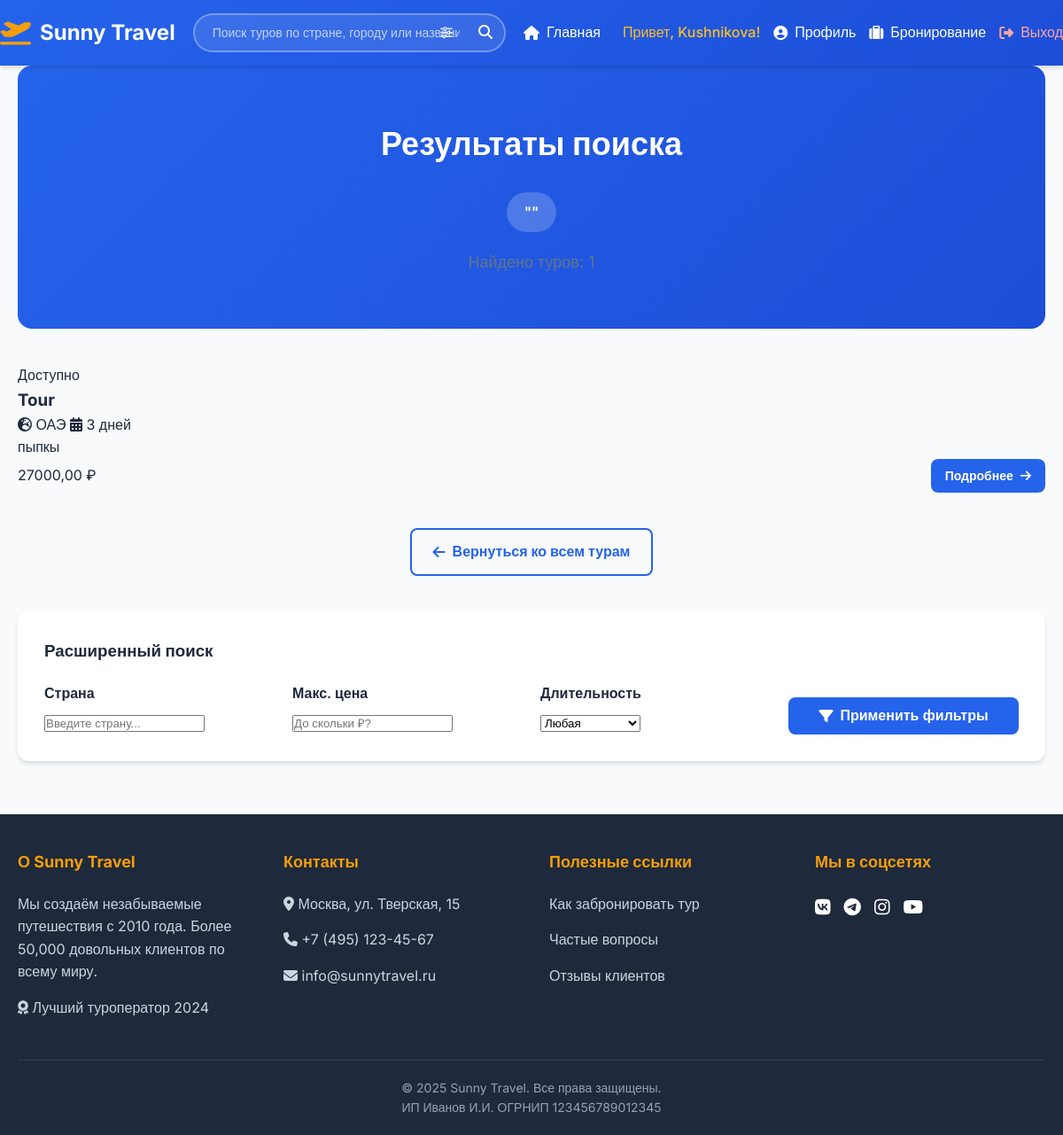
The app's page /search/ (signed in) with its own data.
### main/models.py (models this page shows, shortened)
class Tour(models.Model):
    title = models.CharField(max_length=100)
    country = models.CharField(max_length=100)
    duration_days = models.IntegerField()
    description = models.TextField()
    price = models.DecimalField(max_digits=10, decimal_places=2)
    available = models.BooleanField(default=True)

### main/views.py (the view)
# urls.py: path('search/', views.tour_search, name='search'),
def tour_search(request):
    query = request.GET.get('q', '')
    country = request.GET.get('country', '')
    max_price = request.GET.get('max_price', '')
    duration = request.GET.get('duration', '')
    tours = Tour.objects.filter(available=True)
    if query:
        tours = tours.filter(
            Q(title__icontains=query) |
            Q(country__icontains=query) |
            Q(description__icontains=query)
        )
    if country:
        tours = tours.filter(country__icontains=country)
    if max_price:
        try:
            max_price_float = float(max_price)
            tours = tours.filter(price__lte=max_price_float)
        except ValueError:
            pass
    if duration:
        try:
            duration_int = int(duration)
            tours = tours.filter(duration_days__lte=duration_int)
        except ValueError:
            pass
    return render(request, 'main/search_results.html', {
        'tours': tours,
        'query': query,
        'country': country,
        'max_price': max_price,
        'duration': duration,
        'results_count': tours.count()
    })

### main/templates/main/search_results.html (shortened to what this page needs)
{% extends 'main/base.html' %}
{% block content %}
<div class="search-results-header">
  <h1>Результаты поиска</h1>
  <div class="search-query">
    "{{ query }}"
  </div>
  <div class="results-count">
    Найдено туров: {{ results_count }}
  </div>
</div>
{% if tours %}
  <div class="tours-grid" style="margin-top: 20px;">
    {% for tour in tours %}
      <div class="tour-card">
        <div class="tour-image" style="background-image: url('https://images.unsplash.com/photo-{% cycle '1506905925346-21bda4d32df4' '1469474968028-56623f02e42e' '1488646953014-85cb44e25828' '1439066615861-dc4f6afc4ce5' '1483729558449-99ef09a8c325' as image_id %}?ixlib=rb-4.0.3&auto=format&fit=crop&w=600&q=80');">
          {% if tour.available %}
            <span class="tour-badge">Доступно</span>
          {% endif %}
        </div>
        <div class="tour-content">
          <h3 class="tour-title">{{ tour.title }}</h3>
          <div class="tour-meta">
            <span><i class="fas fa-globe-europe"></i> {{ tour.country }}</span>
            <span><i class="fas fa-calendar-alt"></i> {{ tour.duration_days }} дней</span>
          </div>
          <p class="tour-description">{{ tour.description|truncatechars:120 }}</p>
          <div style="display: flex; justify-content: space-between; align-items: center;">
            <div class="tour-price">{{ tour.price }} ₽</div>
            <a href="{% url 'main:tour_detail' tour.id %}" class="btn btn-primary btn-small">
              Подробнее <i class="fas fa-arrow-right"></i>
            </a>
          </div>
        </div>
      </div>
    {% endfor %}
  </div>
  <div class="text-center mt-4">
    <a href="{% url 'main:home' %}" class="btn btn-outline">
      <i class="fas fa-arrow-left"></i>
      Вернуться ко всем турам
    </a>
  </div>
{% endif %}
<div style="background: var(--card-bg); padding: 30px; border-radius: 12px; box-shadow: var(--shadow); margin-top: 40px;">
  <h3>Расширенный поиск</h3>
  <form action="{% url 'main:search' %}" method="get" style="display: grid; grid-template-columns: repeat(auto-fit, minmax(200px, 1fr)); gap: 20px; margin-top: 20px;">
    <div>
      <label style="display: block; margin-bottom: 8px; font-weight: 600;">Страна</label>
      <input type="text" name="country" placeholder="Введите страну..." class="form-control" value="{{ request.GET.country|default:'' }}">
    </div>
    <div>
      <label style="display: block; margin-bottom: 8px; font-weight: 600;">Макс. цена</label>
      <input type="number" name="max_price" placeholder="До скольки ₽?" class="form-control" value="{{ request.GET.max_price|default:'' }}">
    </div>
    <div>
      <label style="display: block; margin-bottom: 8px; font-weight: 600;">Длительность</label>
      <select name="duration" class="form-control">
        <option value="">Любая</option>
      </select>
    </div>
    <div style="display: flex; align-items: flex-end;">
      <button type="submit" class="btn btn-primary" style="width: 100%;">
        <i class="fas fa-filter"></i>
        Применить фильтры
      </button>
    </div>
  </form>
</div>
{% endblock %}

### main/templates/main/base.html (shortened to what this page needs)
<!doctype html>
<html lang="ru">
<head>
  <link rel="stylesheet" href="https://cdnjs.cloudflare.com/ajax/libs/font-awesome/6.4.0/css/all.min.css">
</head>
<body>
  <header>
    <div class="container header-container">
      <a class="logo" href="{% url 'main:home' %}">
        <i class="fas fa-plane-departure"></i>
        <span>Sunny Travel</span>
      </a>
      <div class="search-container">
        <form action="{% url 'main:search' %}" method="get" class="search-form" id="searchForm">
          <input type="text"
                 name="q"
                 id="searchInput"
                 class="search-input"
                 placeholder="Поиск туров по стране, городу или названию..."
                 value="{{ request.GET.q|default:'' }}"
                 autocomplete="off">
          <button type="submit" class="search-button">
            <i class="fas fa-search"></i>
          </button>
          <a href="{% url 'main:search' %}" class="advanced-search-btn" title="Расширенный поиск">
            <i class="fas fa-sliders-h"></i>
          </a>
        </form>
      </div>
      <nav>
        <a href="{% url 'main:home' %}">
          <i class="fas fa-home"></i>
          <span>Главная</span>
        </a>
        {% if user.is_authenticated %}
          <div class="user-info">
            <span style="color: #fbbf24;">Привет, {{ user.username }}!</span>
            <a href="{% url 'main:profile' %}">
              <i class="fas fa-user-circle"></i>
              <span>Профиль</span>
            </a>
            <a href="{% url 'main:create_booking' %}">
              <i class="fas fa-suitcase"></i>
              <span>Бронирование</span>
            </a>
            <a href="{% url 'main:logout' %}" style="color: #fca5a5;">
              <i class="fas fa-sign-out-alt"></i>
              <span>Выход</span>
            </a>
          </div>
        {% endif %}
      </nav>
    </div>
  </header>
  <main class="container">
    {% block content %}{% endblock %}
  </main>
  <footer>
    <div class="container">
      <div class="footer-content">
        <div class="footer-section">
          <h3>О Sunny Travel</h3>
          <p>Мы создаём незабываемые путешествия с 2010 года. Более 50,000 довольных клиентов по всему миру.</p>
          <p><i class="fas fa-award"></i> Лучший туроператор 2024</p>
        </div>
        <div class="footer-section">
          <h3>Контакты</h3>
          <p><i class="fas fa-map-marker-alt"></i> Москва, ул. Тверская, 15</p>
          <p><i class="fas fa-phone"></i> +7 (495) 123-45-67</p>
          <p><i class="fas fa-envelope"></i> info@sunnytravel.ru</p>
        </div>
        <div class="footer-section">
          <h3>Полезные ссылки</h3>
          <p><a href="#" style="color:#cbd5e1;text-decoration:none;">Как забронировать тур</a></p>
          <p><a href="#" style="color:#cbd5e1;text-decoration:none;">Частые вопросы</a></p>
          <p><a href="#" style="color:#cbd5e1;text-decoration:none;">Отзывы клиентов</a></p>
        </div>
        <div class="footer-section">
          <h3>Мы в соцсетях</h3>
          <div class="social-links">
            <a href="#"><i class="fab fa-vk"></i></a>
            <a href="#"><i class="fab fa-telegram"></i></a>
            <a href="#"><i class="fab fa-instagram"></i></a>
            <a href="#"><i class="fab fa-youtube"></i></a>
          </div>
        </div>
      </div>
      <div class="footer-bottom">
        <p>&copy; {% now "Y" %} Sunny Travel. Все права защищены.</p>
        <p>ИП Иванов И.И. ОГРНИП 123456789012345</p>
      </div>
    </div>
  </footer>
</body>
</html>

### main/templates/main/base.html (style rules this page uses)
:root { --primary: #2563eb; --primary-dark: #1d4ed8; --secondary: #f59e0b; --accent: #10b981; --light: #f8fafc; --dark: #1e293b; --muted: #64748b; --card-bg: #ffffff; --card-border: #e2e8f0; --shadow: 0 4px 6px -1px rgba(0, 0, 0, 0.1), 0 2px 4px -1px rgba(0, 0, 0, 0.06); --shadow-lg: 0 10px 15px -3px rgba(0, 0, 0, 0.1), 0 4px 6px -2px rgba(0, 0, 0, 0.05); }
* { margin: 0; padding: 0; box-sizing: border-box; }
body { font-family: 'Inter', sans-serif; background-color: var(--light); color: var(--dark); line-height: 1.6; }
header { background: linear-gradient(135deg, var(--primary) 0%, var(--primary-dark) 100%); color: white; box-shadow: var(--shadow); position: sticky; top: 0; z-index: 1000; }
.container { max-width: 1200px; margin: 0 auto; padding: 0 20px; }
.header-container { display: flex; justify-content: space-between; align-items: center; padding: 15px 0; }
.logo { display: flex; align-items: center; gap: 10px; text-decoration: none; color: white; font-size: 24px; font-weight: 700; }
.logo i { color: var(--secondary); font-size: 28px; }
.search-container { flex: 1; max-width: 500px; margin: 0 20px; position: relative; }
.search-form { position: relative; }
.search-input { width: 100%; padding: 12px 50px 12px 20px; border: 2px solid rgba(255,255,255,0.3); border-radius: 30px; font-size: 14px; background: rgba(255,255,255,0.1); color: white; transition: all 0.3s; }
.search-input::placeholder { color: rgba(255,255,255,0.7); }
.search-button { position: absolute; right: 15px; top: 50%; transform: translateY(-50%); background: none; border: none; color: white; cursor: pointer; font-size: 16px; }
.advanced-search-btn { position: absolute; right: 60px; top: 50%; transform: translateY(-50%); color: rgba(255,255,255,0.8); text-decoration: none; font-size: 14px; }
nav { display: flex; align-items: center; gap: 25px; }
nav a { color: white; text-decoration: none; font-weight: 500; font-size: 16px; transition: all 0.3s ease; display: flex; align-items: center; gap: 8px; }
.user-info { display: flex; align-items: center; gap: 15px; }
.user-info span { font-weight: 500; }
.btn { display: inline-flex; align-items: center; justify-content: center; gap: 8px; padding: 12px 24px; border-radius: 8px; font-weight: 600; text-decoration: none; cursor: pointer; transition: all 0.3s ease; border: none; font-size: 16px; }
.btn-primary { background-color: var(--primary); color: white; }
.btn-outline { background-color: transparent; color: var(--primary); border: 2px solid var(--primary); }
.btn-small { padding: 8px 16px; font-size: 14px; }
main { min-height: calc(100vh - 180px); }
footer { background-color: var(--dark); color: white; padding: 40px 0 20px; margin-top: 60px; }
.footer-content { display: grid; grid-template-columns: repeat(auto-fit, minmax(250px, 1fr)); gap: 40px; margin-bottom: 30px; }
.footer-section h3 { color: var(--secondary); margin-bottom: 20px; font-size: 18px; }
.footer-section p { color: #cbd5e1; margin-bottom: 15px; }
.social-links { display: flex; gap: 15px; margin-top: 20px; }
.social-links a { color: white; font-size: 20px; transition: color 0.3s; }
.footer-bottom { text-align: center; padding-top: 20px; border-top: 1px solid #334155; color: #94a3b8; font-size: 14px; }
.text-center { text-align: center; }
.mt-4 { margin-top: 40px; }

### main/templates/main/search_results.html (style rules this page uses)
.search-results-header { background: linear-gradient(135deg, var(--primary) 0%, var(--primary-dark) 100%); color: white; padding: 60px 0; border-radius: 16px; margin-bottom: 40px; text-align: center; }
.search-results-header h1 { font-size: 36px; margin-bottom: 15px; }
.search-query { background: rgba(255, 255, 255, 0.2); padding: 10px 20px; border-radius: 25px; display: inline-block; margin-top: 10px; font-weight: 600; }
.results-count { color: var(--muted); font-size: 18px; margin-top: 20px; }

### records on screen
Tour: available "Доступно", title "Tour", country "ОАЭ", duration_days "3", description "пыпкы", price "27000,00"

### other values on screen
{{ user.username }} "Kushnikova"
{{ results_count }} "1"
